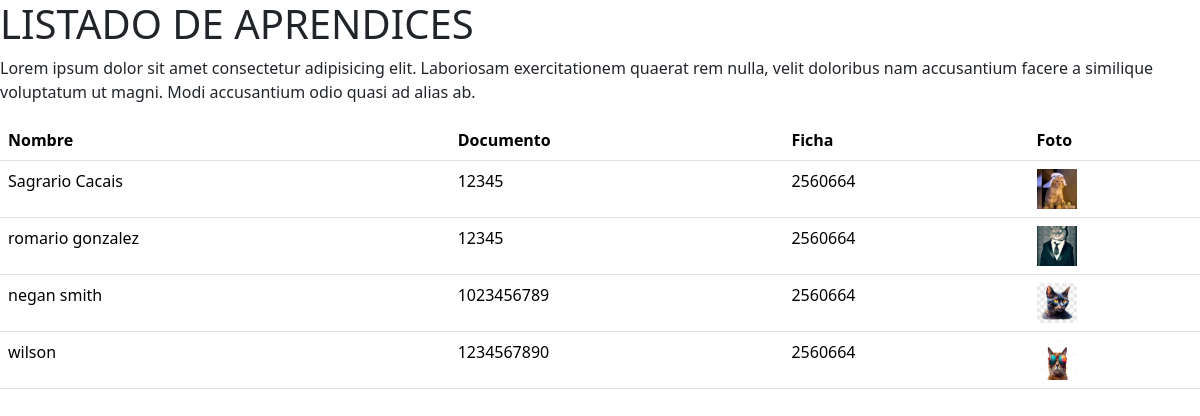
Page /aprendices/lista/ on the committed database.
### aprendices/models.py (models this page shows, shortened)
class Aprendiz(models.Model):
    nombre=models.CharField(max_length=50)
    documento=models.IntegerField()
    ficha=models.IntegerField()
    photo=models.ImageField(upload_to="fotos_aprendices")

### aprendices/views.py (the view)
# urls.py: path('lista/',views.aprendizlist,name="aprendizlist.html"),
def aprendizlist(request):
    get_aprendices=Aprendiz.objects.all()
    data={
        'get_aprendices':get_aprendices
    }
    return render(request,"aprendizlist.html",data)

### templates/aprendizlist.html (shortened to what this page needs)
{% load static %}
<!DOCTYPE html>
<html lang="en">
<head>
    <link href="https://cdn.jsdelivr.net/npm/bootstrap@5.3.3/dist/css/bootstrap.min.css" rel="stylesheet">
</head>
<body>
    <h1>LISTADO DE APRENDICES</h1>
    <p>Lorem ipsum dolor sit amet consectetur adipisicing elit. Laboriosam exercitationem quaerat rem nulla, velit doloribus nam accusantium facere a similique voluptatum ut magni. Modi accusantium odio quasi ad alias ab.</p>
    <table class="table">
        <thead>
          <tr>
            <th scope="col">Nombre</th>
            <th scope="col">Documento</th>
            <th scope="col">Ficha</th>
            <th scope="col">Foto</th>
          </tr>
        </thead>
        <tbody>
            {% for apr in get_aprendices %}
            <tr>
                <td>{{apr.nombre}}</td>
                <td>{{apr.documento}}</td>
                <td>{{apr.ficha}}</td>
                <td><img src="{{apr.photo.url}}" width="40" height="40"</td>
            </tr>
            {% endfor %}
        </tbody>
      </table>
</body>
</html>

### rows in the picture
Aprendiz: nombre "Sagrario Cacais", documento "12345", ficha "2560664", photo (picture)
Aprendiz: nombre "romario gonzalez", documento "12345", ficha "2560664", photo (picture)
Aprendiz: nombre "negan smith", documento "1023456789", ficha "2560664", photo (picture)
Aprendiz: nombre "wilson", documento "1234567890", ficha "2560664", photo (picture)
